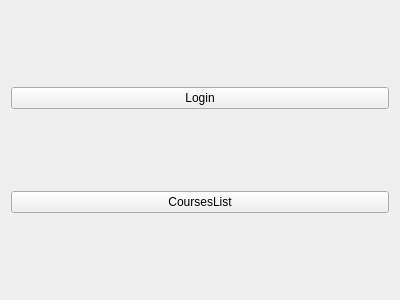
<?xml version="1.0" encoding="UTF-8"?>
<ui version="4.0">
 <class>Widget</class>
 <widget class="QWidget" name="Widget">
  <property name="geometry">
   <rect>
    <x>0</x>
    <y>0</y>
    <width>400</width>
    <height>300</height>
   </rect>
  </property>
  <property name="windowTitle">
   <string>Widget</string>
  </property>
  <layout class="QVBoxLayout" name="verticalLayout">
   <item>
    <widget class="QPushButton" name="pushButton">
     <property name="text">
      <string>Login</string>
     </property>
    </widget>
   </item>
   <item>
    <widget class="QPushButton" name="pushButton_2">
     <property name="text">
      <string>CoursesList</string>
     </property>
    </widget>
   </item>
  </layout>
 </widget>
 <layoutdefault spacing="6" margin="11"/>
 <resources/>
 <connections/>
</ui>
